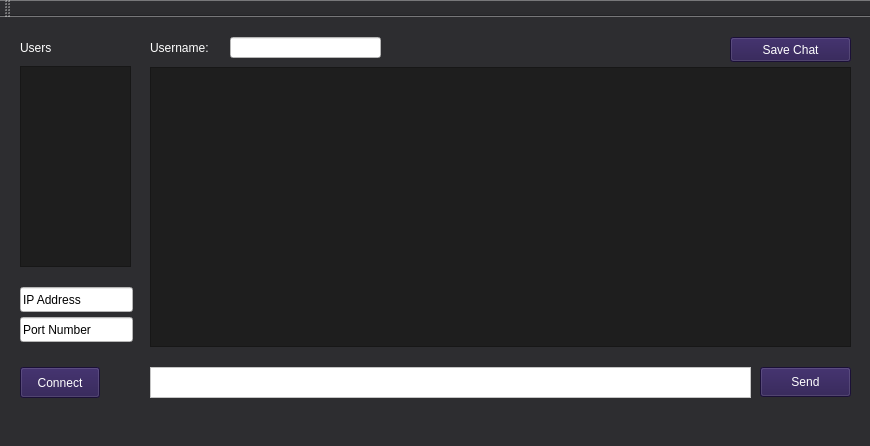
<?xml version="1.0" encoding="UTF-8"?>
<ui version="4.0">
 <class>MainWindow</class>
 <widget class="QMainWindow" name="MainWindow">
  <property name="geometry">
   <rect>
    <x>0</x>
    <y>0</y>
    <width>870</width>
    <height>446</height>
   </rect>
  </property>
  <property name="windowTitle">
   <string>MainWindow</string>
  </property>
  <property name="styleSheet">
   <string notr="true">background-color: rgb(45, 45, 48);</string>
  </property>
  <widget class="QWidget" name="centralWidget">
   <widget class="QTextEdit" name="sendTextEdit">
    <property name="geometry">
     <rect>
      <x>150</x>
      <y>350</y>
      <width>601</width>
      <height>31</height>
     </rect>
    </property>
    <property name="styleSheet">
     <string notr="true">background-color: rgb(255, 255, 255);</string>
    </property>
   </widget>
   <widget class="QPushButton" name="sendButton">
    <property name="geometry">
     <rect>
      <x>760</x>
      <y>350</y>
      <width>91</width>
      <height>30</height>
     </rect>
    </property>
    <property name="styleSheet">
     <string notr="true">background-color: rgb(38, 22, 77);
color: rgb(255, 255, 255);</string>
    </property>
    <property name="text">
     <string>Send</string>
    </property>
   </widget>
   <widget class="QLineEdit" name="ipAddress">
    <property name="geometry">
     <rect>
      <x>20</x>
      <y>270</y>
      <width>113</width>
      <height>25</height>
     </rect>
    </property>
    <property name="styleSheet">
     <string notr="true">background-color: rgb(255, 255, 255);</string>
    </property>
    <property name="text">
     <string>IP Address</string>
    </property>
   </widget>
   <widget class="QLineEdit" name="portNumber">
    <property name="geometry">
     <rect>
      <x>20</x>
      <y>300</y>
      <width>113</width>
      <height>25</height>
     </rect>
    </property>
    <property name="styleSheet">
     <string notr="true">background-color: rgb(255, 255, 255);</string>
    </property>
    <property name="text">
     <string>Port Number</string>
    </property>
   </widget>
   <widget class="QTextEdit" name="chatTextEdit">
    <property name="geometry">
     <rect>
      <x>150</x>
      <y>50</y>
      <width>701</width>
      <height>280</height>
     </rect>
    </property>
    <property name="styleSheet">
     <string notr="true">background-color: rgb(30, 30, 30);
color: rgb(255, 255, 255);</string>
    </property>
    <property name="readOnly">
     <bool>true</bool>
    </property>
   </widget>
   <widget class="QPushButton" name="connectButton">
    <property name="geometry">
     <rect>
      <x>20</x>
      <y>350</y>
      <width>80</width>
      <height>31</height>
     </rect>
    </property>
    <property name="styleSheet">
     <string notr="true">background-color: rgb(38, 22, 77);
color: rgb(255, 255, 255);</string>
    </property>
    <property name="text">
     <string>Connect</string>
    </property>
   </widget>
   <widget class="QLabel" name="userListLabel">
    <property name="geometry">
     <rect>
      <x>20</x>
      <y>20</y>
      <width>54</width>
      <height>21</height>
     </rect>
    </property>
    <property name="styleSheet">
     <string notr="true">color: rgb(255, 255, 255);</string>
    </property>
    <property name="text">
     <string>Users</string>
    </property>
   </widget>
   <widget class="QTextEdit" name="userList">
    <property name="geometry">
     <rect>
      <x>20</x>
      <y>49</y>
      <width>111</width>
      <height>201</height>
     </rect>
    </property>
    <property name="styleSheet">
     <string notr="true">color: rgb(255, 255, 255);
background-color: rgb(30, 30, 30);</string>
    </property>
    <property name="readOnly">
     <bool>true</bool>
    </property>
   </widget>
   <widget class="QLabel" name="usernameLabel">
    <property name="geometry">
     <rect>
      <x>150</x>
      <y>20</y>
      <width>71</width>
      <height>21</height>
     </rect>
    </property>
    <property name="styleSheet">
     <string notr="true">color: rgb(255, 255, 255);</string>
    </property>
    <property name="text">
     <string>Username:</string>
    </property>
   </widget>
   <widget class="QLineEdit" name="usernameLineEdit">
    <property name="geometry">
     <rect>
      <x>230</x>
      <y>20</y>
      <width>151</width>
      <height>21</height>
     </rect>
    </property>
    <property name="styleSheet">
     <string notr="true">background-color: rgb(255, 255, 255);</string>
    </property>
    <property name="text">
     <string/>
    </property>
   </widget>
   <widget class="QPushButton" name="exportChatButton">
    <property name="geometry">
     <rect>
      <x>730</x>
      <y>20</y>
      <width>121</width>
      <height>25</height>
     </rect>
    </property>
    <property name="styleSheet">
     <string notr="true">background-color: rgb(38, 22, 77);
color: rgb(255, 255, 255);</string>
    </property>
    <property name="text">
     <string>Save Chat</string>
    </property>
   </widget>
  </widget>
  <widget class="QMenuBar" name="menuBar">
   <property name="geometry">
    <rect>
     <x>0</x>
     <y>0</y>
     <width>870</width>
     <height>22</height>
    </rect>
   </property>
  </widget>
  <widget class="QToolBar" name="mainToolBar">
   <attribute name="toolBarArea">
    <enum>TopToolBarArea</enum>
   </attribute>
   <attribute name="toolBarBreak">
    <bool>false</bool>
   </attribute>
  </widget>
  <widget class="QStatusBar" name="statusBar"/>
 </widget>
 <layoutdefault spacing="6" margin="11"/>
 <resources/>
 <connections/>
</ui>
